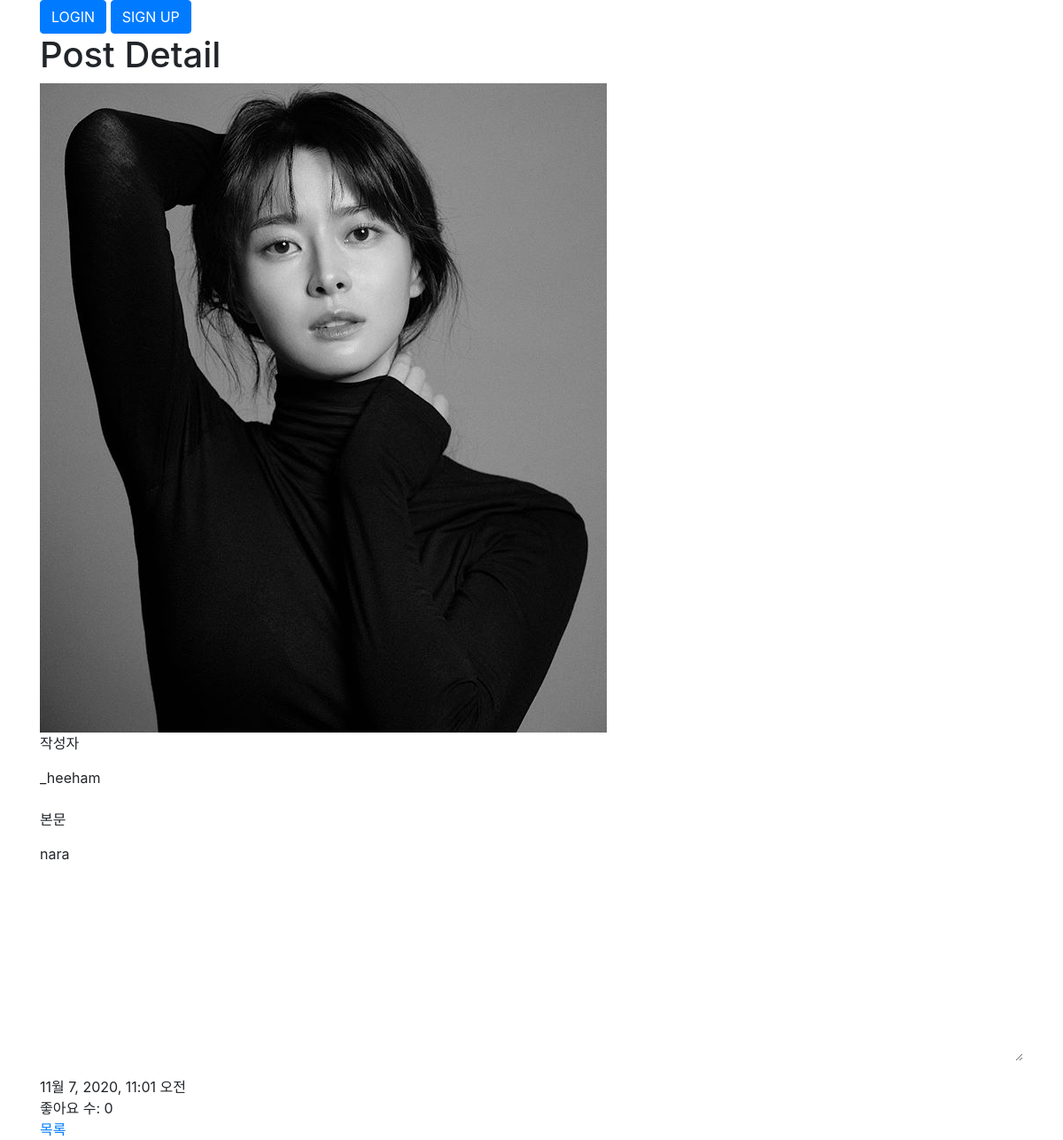
Screenshot of /posts/5/ with the database file from the repository.
### posts/models.py (models this page shows, shortened)
class Post(models.Model):
    user = models.ForeignKey(User, on_delete=models.CASCADE, null=False)
    body = models.TextField()
    image = models.ImageField(upload_to='post', null=True)
    created_at = models.DateTimeField()
    liked_users = models.ManyToManyField(User, related_name='liked_posts')

### posts/views.py (the view)
# urls.py: path('<int:post_id>/', views.detail, name='detail'),
def detail(request, post_id):
    post = Post.objects.get(id=post_id)
    context = {'post': post}
    return render(request, 'posts/detail.html', context)

### posts/templates/posts/detail.html (shortened to what this page needs)
{% extends "base.html" %}
{% load static %}
{% block style %}
  <link rel="stylesheet" href="{% static 'posts/style.css'%}" />
{% endblock %}
{% block content %}
  <div class="container">
    <h1>Post Detail</h1>
    {% if post.image %}
      <div>
        <img src="{{ post.image.url }}" alt="Post Image" />
      </div>
    {% endif %}
    <div class="form-group">
      <label for="author">작성자</label>
      <input readonly class="form-control-plaintext" type="text" name="author" value="{{ post.user.get_username }}" />
    </div>
    <div class="form-group">
      <label for="body">본문</label>
      <textarea readonly class="form-control-plaintext" id="body" cols="40" rows="10" name="body">{{ post.body }}</textarea>
    </div>
    <div>{{ post.created_at }}</div>
    <div>좋아요 수: {{ post.liked_users.count }}</div>
    <a href="{% url 'posts:index' %}">목록</a>
  </div>
{% endblock %}

### static/style.css (style rules this page uses)
* { margin: 0px; padding: 0px; box-sizing: border-box; }

### rows the page displays
Post: image (picture), author "_heeham", body "nara", created_at "11월 7, 2020, 11:01 오전", liked_users.count "0"
